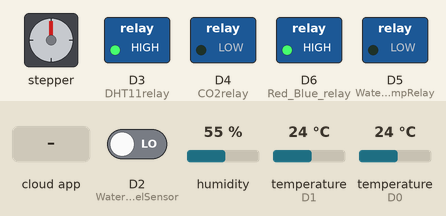
Simulated run of this sketch. Board: ESP8266 (NodeMCU). On the bench: stepper motor, switched loads named in the sketch (green lamp = pin HIGH). Wiring (inferred from the names in the program): stepper motor driver (200 steps per turn assumed): step D8; direction D7. The inputs (shaded band) are chosen by the test bench; at power-on: D2 (WaterLevelSensor) LOW, humidity 55 %, temperature (sensors on D1, D0) 24 °C. WiFi joins after 1.5 s; servers stay silent unless stated; no MQTT or app messages arrive unless stated; pins used as bus, display or sensor lines are not drawn; what the sketch prints to the serial monitor is not drawn.

Above: at 2.7 s.
2.8 s: the phone or cloud app sets red-blue-light to ON
At 5.1 s:
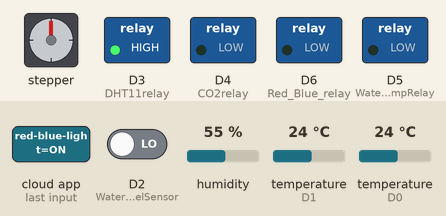
5.8 s: the phone or cloud app sets co2-level-limit to ON
At 8.0 s:
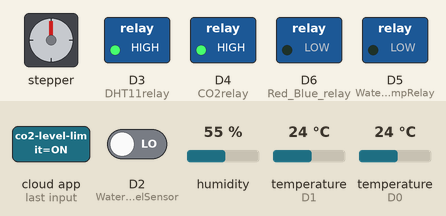
8.3 s: the phone or cloud app sets air-temperature-limit to ON
At 10.5 s:
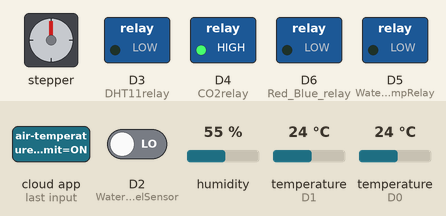
10.8 s: the phone or cloud app sets red-blue-light to OFF
At 13.0 s:
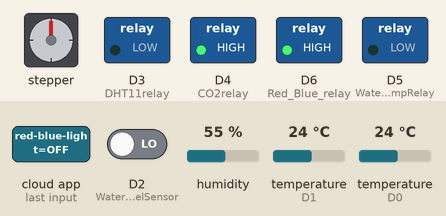
13.3 s: the phone or cloud app sets motor-speed to ON
14.8 s: the phone or cloud app sets humidity-limit to ON
Timing chart, 0 to 29.1 s (numbered marks = the images above; inputs shaded):
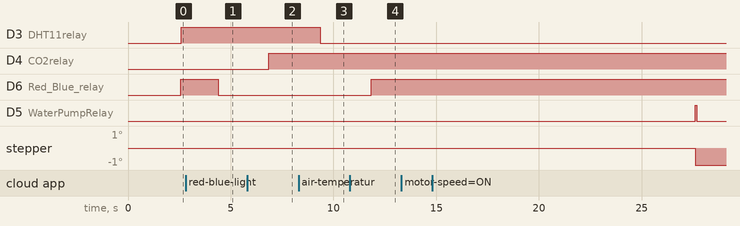

Measured:
- after the input at 2.8 s, D6 (Red_Blue_relay): HIGH → LOW after 1.6 s
- after the input at 5.8 s, D4 (CO2relay): LOW → HIGH after 1.1 s
- after the input at 8.3 s, D3 (DHT11relay): HIGH → LOW after 1.1 s
- after the input at 10.8 s, D6 (Red_Blue_relay): LOW → HIGH after 1.0 s
- after the input at 13.3 s, every drawn part: stays the same

The sketch:

SmartGrowBoxWiFi.ino
```cpp
#include <SimpleTimer.h>
#include <ESP8266WiFi.h>
#include "Adafruit_MQTT.h"
#include "Adafruit_MQTT_Client.h"
#include <DHT.h>
#include <OneWire.h>
#include <DallasTemperature.h>
#include "MQ135.h"
/* ===========================================*/
#define WLAN_SSID       "iPhone"
#define WLAN_PASS       "123456789"
/* ===========================================*/
#define AIO_SERVER      "io.adafruit.com"
#define AIO_SERVERPORT  1883
#define AIO_USERNAME    "shtereff1"
#define AIO_KEY         "6b7cc0caf3b14609a2f4a88d3e3f1c1f"
/* ===========================================*/
WiFiClient client;
/* ===========================================*/
Adafruit_MQTT_Client mqtt(&client, AIO_SERVER, AIO_SERVERPORT, AIO_USERNAME, AIO_KEY);
/* ===========================================*/
Adafruit_MQTT_Publish AirTempValueObj = Adafruit_MQTT_Publish(&mqtt, AIO_USERNAME "/feeds/air-temperature");
Adafruit_MQTT_Publish HumValueObj = Adafruit_MQTT_Publish(&mqtt, AIO_USERNAME "/feeds/humidity");
Adafruit_MQTT_Publish CO2LevelValueObj = Adafruit_MQTT_Publish(&mqtt, AIO_USERNAME "/feeds/co2-level");
Adafruit_MQTT_Publish WaterTempValueObj = Adafruit_MQTT_Publish(&mqtt, AIO_USERNAME "/feeds/water-temperature");
Adafruit_MQTT_Publish WaterLevelValueObj = Adafruit_MQTT_Publish(&mqtt, AIO_USERNAME "/feeds/water-level");
/* ===========================================*/
Adafruit_MQTT_Subscribe AirTempLimitSliderObj = Adafruit_MQTT_Subscribe(&mqtt, AIO_USERNAME "/feeds/air-temperature-limit");
Adafruit_MQTT_Subscribe HumLimitSliderObj = Adafruit_MQTT_Subscribe(&mqtt, AIO_USERNAME "/feeds/humidity-limit");
Adafruit_MQTT_Subscribe CO2LimitSliderObj = Adafruit_MQTT_Subscribe(&mqtt, AIO_USERNAME "/feeds/co2-level-limit");
Adafruit_MQTT_Subscribe RBLigthSliderObj = Adafruit_MQTT_Subscribe(&mqtt, AIO_USERNAME "/feeds/red-blue-light");
Adafruit_MQTT_Subscribe MotorSpeedSliderObj = Adafruit_MQTT_Subscribe(&mqtt, AIO_USERNAME "/feeds/motor-speed");
/* ===========================================*/
const int DHT11analog = D0;
const int DHT11relay  = D3;
#define DHTTYPE DHT11
DHT dht(DHT11analog, DHTTYPE,11);
const int CO2analog   =  A0 ;
const int CO2relay   =   D4 ;
MQ135 gasSensor = MQ135(CO2analog);
const int WaterTempSensor = D1;
OneWire oneWirePin(WaterTempSensor);
DallasTemperature DS18b20(&oneWirePin);
const int WaterLevelSensor =   D2;

const int MotorDirection = D7;
const int MotorStep = D8;
const int WaterPumpRelay = D5;

const int Red_Blue_relay = D6;

/* ===========================================*/
int AirTempLimit=28;
int HumLimit=70 ;
int CO2Limit=330;
int WaterTempLimit=28;
int RBLigthLimit=7;
int MotorSpeedLimit=40 ;
/* ===========================================*/
int AirTempValue=0;
int HumValue=0;
int CO2LevelValue=0;
int WaterTempValue =0;
int WaterLevelValue =0;
/* ===========================================*/
SimpleTimer timer;
SimpleTimer timer2;
int timer2ID;
/* ===========================================*/
void MQTT_connect();
void MySubscribe();
void DHT11_sensor();
void CO2_sensor();
void WTemp_sensor();
void WLevel_sensor();
void RBLight();
void MOTOR_stepper();
void MyPublish();
/* ======================================================================================*/
void setup() {
  Serial.println("Hello! This is the Smart-Grow-Box system!");
  Serial.begin(115200);
  Serial.print("Connecting to ");
  Serial.println(WLAN_SSID);
  WiFi.begin(WLAN_SSID, WLAN_PASS);
  while (WiFi.status() != WL_CONNECTED) {
    delay(500);
    Serial.print(".");
  }
  Serial.println();
  Serial.println("WiFi connected");
  Serial.println();
  /* ===========================================*/
  pinMode(DHT11analog, INPUT);
  pinMode(DHT11relay, OUTPUT);
  dht.begin();
  pinMode(CO2analog,INPUT);
  pinMode(CO2relay,OUTPUT);
  pinMode(WaterTempSensor,INPUT);
  DS18b20.begin();
  pinMode(WaterLevelSensor,INPUT);
  pinMode(Red_Blue_relay, OUTPUT);
  pinMode(MotorStep, OUTPUT);
  pinMode(MotorDirection, OUTPUT);
  pinMode(WaterPumpRelay,OUTPUT);
  /* ===========================================*/
  mqtt.subscribe(&RBLigthSliderObj);
  mqtt.subscribe(&MotorSpeedSliderObj);
  mqtt.subscribe(&AirTempLimitSliderObj);
  mqtt.subscribe(&HumLimitSliderObj);
  mqtt.subscribe(&CO2LimitSliderObj);
  /* ===========================================*/
  timer.setInterval(22000, MyPublish);
  timer2ID=timer2.setInterval(3000+576*MotorSpeedLimit, MOTOR_stepper);


}

/* =====================================================================================*/
void loop() {
  MQTT_connect();

  timer2.run();
    timer.run();

  MySubscribe();

  RBLight();
  DHT11_sensor();
  CO2_sensor();
  WTemp_sensor();
  WLevel_sensor();

}
/* ======================================================================================*/
void MySubscribe(){
  Adafruit_MQTT_Subscribe *subscription;
  while ((subscription = mqtt.readSubscription(1000))) {
    if (subscription == &AirTempLimitSliderObj) {
      AirTempLimit = atoi((char *)AirTempLimitSliderObj.lastread);  // convert to a number
      Serial.println("---------------------");
      Serial.print("Subscribed AirTempLimit : ");
      Serial.print(AirTempLimit);
      Serial.println(" *C ");
      delay(20);
    }
    if (subscription == &HumLimitSliderObj) {
      HumLimit = atoi((char *)HumLimitSliderObj.lastread);
      Serial.println("---------------------");
      Serial.print("Subscribed HumLimit : ");
      Serial.print(HumLimit);
      Serial.println(" % ");
      delay(20);
    }
    if (subscription == &CO2LimitSliderObj) {
      CO2Limit = atoi((char *)CO2LimitSliderObj.lastread);
      Serial.println("---------------------");
      Serial.print("Subscribed CO2Limit : ");
      Serial.print(CO2Limit);
      Serial.println(" ppm ");
      delay(20);
    }
    if (subscription == &RBLigthSliderObj) {
      if (strcmp((char *)RBLigthSliderObj.lastread, "ON") == 0) {
        RBLigthLimit=1;
      }
      if (strcmp((char *)RBLigthSliderObj.lastread, "OFF") == 0) {
        RBLigthLimit=0;
      }

      Serial.println("---------------------");
      Serial.print("Subscribed RBLigthLimit : ");
      Serial.print(RBLigthLimit);
      Serial.println(" lux ");
      delay(20);
    }
    if (subscription == &MotorSpeedSliderObj) {
      MotorSpeedLimit = atoi((char *)MotorSpeedSliderObj.lastread);
      Serial.println("---------------------");
      Serial.print("Subscribed MotorSpeedLimit : ");
      Serial.print(MotorSpeedLimit);
      Serial.println(" RPM ");
      delay(20);
    }
  }
}
/* ======================================================================================*/
void MyPublish(){
  if (AirTempValueObj.publish(AirTempValue)) {
    Serial.print(F("OK!"));
  }
  if (HumValueObj.publish(HumValue)) {
    Serial.print(F("OK!"));
  }
  if (CO2LevelValueObj.publish(CO2LevelValue)) {
    Serial.print(F("OK!"));
  }
  if (WaterTempValueObj.publish(WaterTempValue)) {
    Serial.print(F("OK!"));
  }
  if (WaterLevelValueObj.publish(WaterLevelValue)) {
    Serial.print(F("OK!"));
  }

  Serial.println("---------------------");
  Serial.println("Published: ");
  Serial.print("  AirTemp: ");
  Serial.print(AirTempValue);
  Serial.println("*C , ");
  Serial.print("  Hum: ");
  Serial.print(HumValue);
  Serial.println("% , ");
  Serial.print("  CO2: ");
  Serial.print(CO2LevelValue);
  Serial.println("ppm , ");
  Serial.print("  WaterTemp: ");
  Serial.print(WaterTempValue);
  Serial.println("*C , ");
  Serial.print("  WaterLevel: ");
  Serial.print(WaterLevelValue);
  Serial.println("cm ");
}
/* ======================================================================================*/
void DHT11_sensor(){

  HumValue = dht.readHumidity();
  AirTempValue = dht.readTemperature();

  if (isnan(HumValue) || isnan(AirTempValue) ){
    Serial.println("Failed to read from DHT sensor!");
    return;
  }

  if ((AirTempValue >= AirTempLimit) || (HumValue >=  HumLimit) ) {
    digitalWrite(DHT11relay, LOW );
  }
  else {
    digitalWrite(DHT11relay, HIGH);
  }
}
/* ======================================================================================*/
void CO2_sensor(){
  CO2LevelValue = gasSensor.getRZero();
  if(CO2LevelValue>CO2Limit){
    digitalWrite(CO2relay,HIGH);
  }
  else{
    digitalWrite(CO2relay,LOW);
  }
}
/* ======================================================================================*/
void WTemp_sensor(){

  DS18b20.requestTemperatures();
  WaterTempValue  = DS18b20.getTempCByIndex(0);

//  if(WaterTempValue >= WaterTempLimit ){
//    digitalWrite(WaterTempRelay, HIGH);
//  }
//  else {
//    digitalWrite(WaterTempRelay, LOW);
//  }
}

/* ======================================================================================*/
void WLevel_sensor()
{
   WaterLevelValue = digitalRead(WaterLevelSensor);
}

/* ======================================================================================*/
void RBLight(){
  if(RBLigthLimit==1){
    digitalWrite(Red_Blue_relay, LOW);
  }
  else{
    digitalWrite(Red_Blue_relay, HIGH);
  }
}
/* ======================================================================================*/

void MOTOR_stepper(){
  int interv=3000+576*MotorSpeedLimit;
  timer2.deleteTimer(timer2ID);
  timer2ID = timer2.setInterval(interv,  MOTOR_stepper);
  Serial.print("INTERVAL: ");
  Serial.println(interv);

  int cicleUp;

  digitalWrite(WaterPumpRelay,HIGH);
  Serial.println("Water Pump is OFF: ");
  Serial.println("---------------------");

  digitalWrite(MotorStep,HIGH);
  Serial.print("Motor is ON : ");
  Serial.print(MotorSpeedLimit);
  Serial.println("RPM");
  Serial.println("---------------------");


  for(cicleUp = 0; cicleUp < 288; cicleUp++){
    digitalWrite(MotorDirection,HIGH);
    delay(MotorSpeedLimit);
    digitalWrite(MotorDirection,LOW);
    delay(MotorSpeedLimit);
  }

   digitalWrite(MotorStep,LOW);
  Serial.println("Stepper Motor is  OFF ");
  Serial.println("---------------------");

  digitalWrite(WaterPumpRelay,LOW);
  Serial.println("Water Pump is ON : ");
  Serial.println("---------------------");

}

/* ======================================================================================*/
void MQTT_connect() {

  int8_t ret;

  if (mqtt.connected()) {
    return;// Stop if already connected.
  }

  Serial.print("Connecting to MQTT... ");
  uint8_t retries = 3;
  while ((ret = mqtt.connect()) != 0) {
    Serial.println(mqtt.connectErrorString(ret));
    Serial.println("Retrying MQTT connection in 5 seconds...");
    mqtt.disconnect();
    delay(5000);
    retries--;
    if (retries == 0) {
      while (1);
    }
  }
  Serial.println("MQTT Connected!");
}
/* ======================================================================================*/
```
